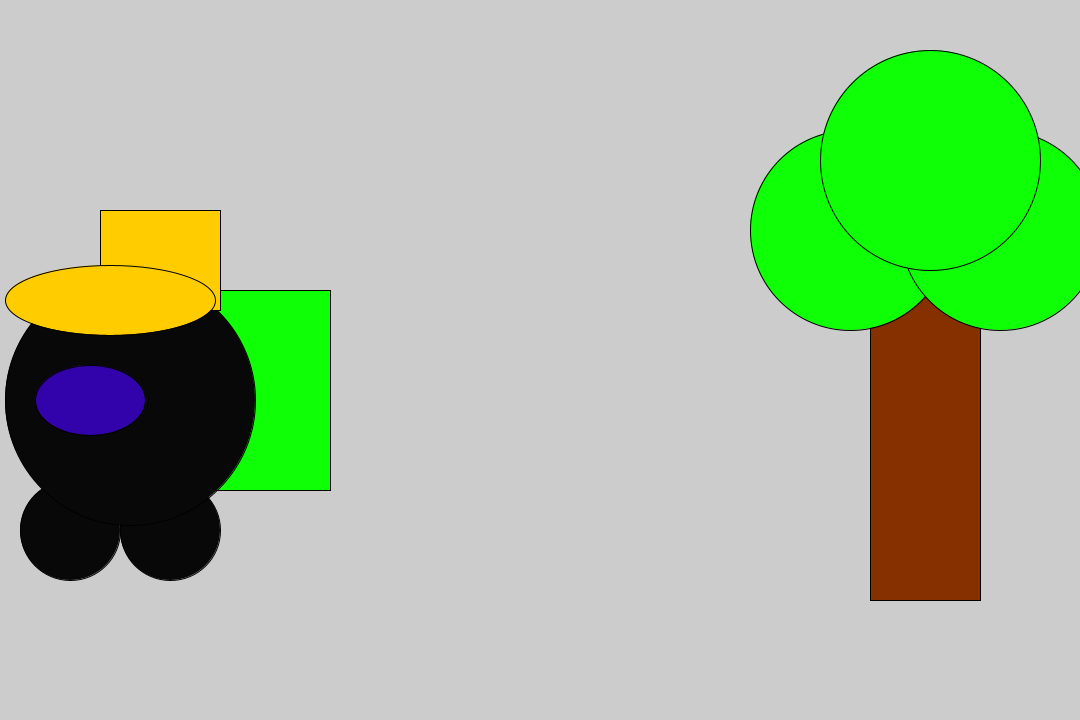
Frame 1 (no input)
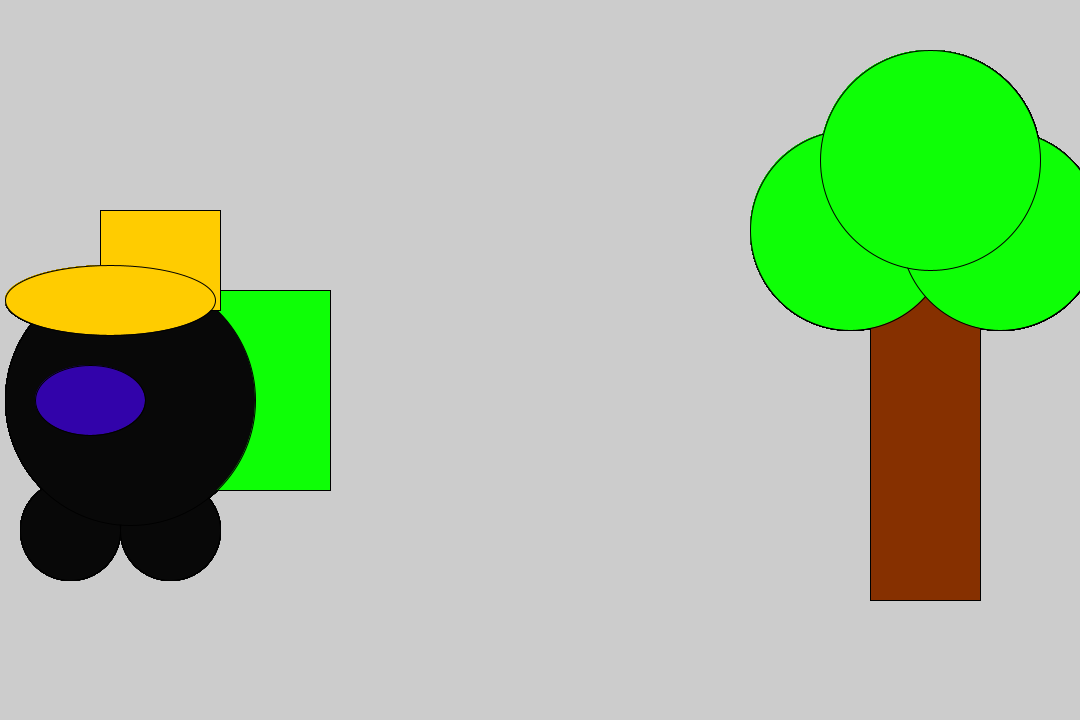
Frame 60 (the mouse pressed at the canvas centre just before this capture)
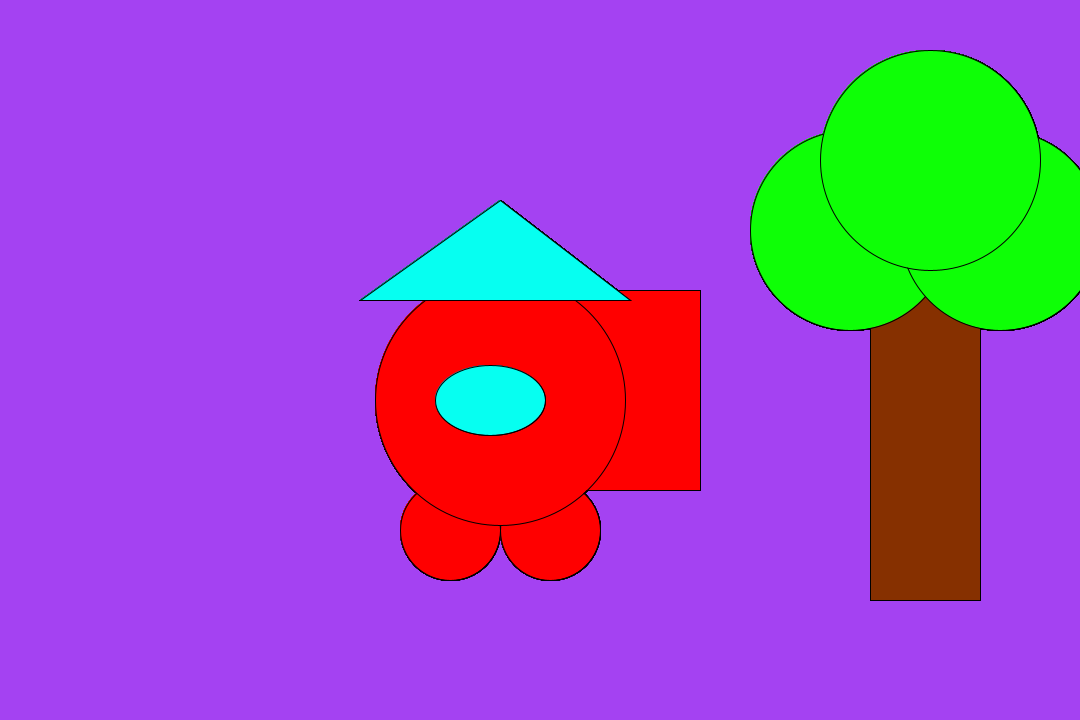
Frame 120 (the mouse held since frame 60 and released just before this capture)

The Processing sketch that drew these frames (run headless with seeded random() and noise(); from frame 60 on, the mouse is pressed at the canvas centre):

// Processing sketch: ss2_thesmallsus2
// ── ss2_thesmallsus2.pde
void setup()
{
  //the small sus by arturo garcia

size (1080,720);
}

void draw() 
{
  if (frameCount % 80 == 0){ 
   background(random(255), random(255), random(255));}
   if (mouseX>=500){
color r = color(255,0,0);
fill(r);
rect(500, 290, 200, 200);
circle(550, 530, 100);
circle(450, 530, 100);
circle(500, 400, 250);
color c = color(20, 75, 200);
fill(c);
ellipse(490, 400, 110,70);
color g = color(0, 75, 0);
fill(g);
triangle(360, 300, 500, 200, 630, 300);

  if (keyPressed == true) {
    fill(2250);
  } else {
    color b = #06fff1;
fill(b);
  }
  ellipse(490, 400, 110,70);
  triangle(360, 300, 500, 200, 630, 300);
  
  
   } else{
     //colors
     color black = #080808;
     color yellow = #ffcc00;
     color purple = #3203aa;
     color green = #0eff06;
     //--------
     fill(255);
     fill(green);
     rect(130, 290, 200, 200);
     fill(black);
     circle(170, 530, 100);
     fill(black);
     circle(70, 530, 100);
     fill(black);
     circle(130, 400, 250);
     
     fill(purple);
     ellipse(90, 400, 110,70);
     fill(yellow);
     rect(100, 210, 120, 100);
     fill(yellow);
     ellipse(110, 300, 210,70);
     
     
   }
   
   color brown = #863000;
   color green = #0eff06;
   fill(brown);
   rect(870, 200, 110, 400);
   fill(green);
   circle(850, 230, 200);
   circle(1000, 230, 200);
   circle(930, 160, 220);
   
   





}
